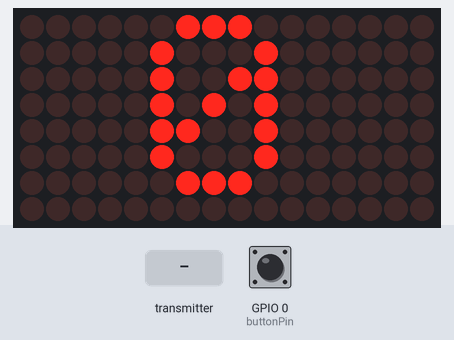
This sketch was run on a simulated ESP32. Shown: 16×8 LED matrix. The test bench sets the inputs (shaded band); at power-on: GPIO 0 (buttonPin) HIGH. What the sketch prints to the serial monitor is not drawn.

Above: at 2.6 s.
2.7 s: GPIO 0 (buttonPin) pulled LOW for 0.15 s
4.5 s: the transmitter starts sending nBusStop = 0
6.0 s: the transmitter starts sending nBusStop = 1024
Timing chart, 0 to 9.0 s (numbered marks = the images above; inputs shaded):
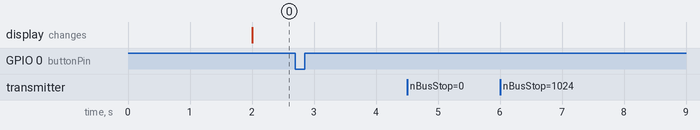

Measured:
- after the input at 2.7 s, every drawn part: stays the same
- after the input at 4.5 s, every drawn part: stays the same
- after the input at 6.0 s, every drawn part: stays the same

The sketch:

BusStopA.ino
```cpp
#include <MD_MAX72xx.h>
#include <MD_Parola.h>
#include <SPI.h>
#include <WiFi.h>
#include <esp_now.h>
////////////////////
#define MAX_DEVICES 2
#define CLK_PIN 18   // or SCK
#define DATA_PIN 23  // or MOSI
#define CS_PIN 5     // or SS

// Change this to work with your matrix - see video 1 you
// have 4 choices
#define HARDWARE_TYPE MD_MAX72XX::PAROLA_HW

MD_Parola P = MD_Parola(HARDWARE_TYPE, DATA_PIN, CLK_PIN,
                        CS_PIN, MAX_DEVICES);
int stop = 0;

uint8_t scrollSpeed = 25;  // default frame delay value
textEffect_t scrollEffect = PA_SCROLL_LEFT;
textPosition_t scrollAlign = PA_LEFT;
uint16_t scrollPause = 200;  // in milliseconds

#define BUF_SIZE 75
char curMessage[BUF_SIZE] = {""};
char newMessage[BUF_SIZE] = {"OUT OF SERVICE."};
bool newMessageAvailable = true;
char Buffer[3] =
    " ";  // create a buffer to hold the numbers

///////////////

uint8_t broadcastAddress[] = {0xEC, 0x64, 0xC9,
                              0x86, 0x13, 0xC0};

int flag = 0;
unsigned long dwTime;
unsigned long dwTimeLast;
bool service = true;
int nHalt = 0;
int nService = 0;
// bool notservice = false;
int initial = 0;

int nStopID = 2;         // unique ID of the operating stop
const int nBusNum = 1;   // total number of buses
const int nStopNum = 2;  // total number of stops
int rgEstimated[nBusNum];  // store in seconds
int rgScheduled[nStopNum][nStopNum] = {
    {100, 50}, {50, 100}};  // store in seconds
// int rgDirection[nBusNum];  //Direction of each bus
esp_now_peer_info_t peerInfo;

bool halt = false;
// bool nothalt = true;
int nShowTime = 0;

// MAC address of the receiver (bus)
uint8_t busMAC[] = {0xE8, 0x6B, 0xEA, 0xD4, 0x27, 0x7C};

// Structure to send data
typedef struct {
  bool buttonPressed;
} Message;

volatile bool button =
    false;  // Flag to indicate if the button is pressed

void IRAM_ATTR handleInterrupt() { button = true; }
int buttonPin = 0;

//////////////////////////////////////

// void UpdateInterrupt(int nBusIndex,int nStopIndex);
// int  UpdateEstimated();
// void SendRequest(int *retarr);

void send_data(const uint8_t *peer_addr,
               const uint8_t *data, size_t len) {
  esp_err_t result = esp_now_send(peer_addr, data, len);

  if (result == ESP_OK) {
    Serial.println("Sent with success");
  } else {
    Serial.println("Error sending the data");
  }
}

void UpdateInterrupt(int nBusIndex, int nBusStop,
                     int nStopID) {
  // On Interrupt update the scheduled times for the given
  // bus
  rgEstimated[nBusIndex] = rgScheduled[nBusStop][nStopID];
}

int UpdateEstimated() {
  // Decrementing the times and taking minm
  for (int nBusID = 0; nBusID < nBusNum; nBusID++) {
    rgEstimated[nBusID] = max(0, rgEstimated[nBusID] - 1);
  }
  int nMinm = rgEstimated[0];
  for (int nBusID = 0; nBusID < nBusNum; nBusID++) {
    nMinm = min(nMinm, rgEstimated[nBusID]);
  }
  return nMinm;
}

// Structure example to receive data
// Must match the sender structure
typedef struct struct_message {
  // float c;
  // bool d;
  String a;
  // int id;
  int nBusStop;
  int nBusIndex;
  int nDirection;
  // int from_where;
  // int Stop_or_start;
} struct_message;

// Create a struct_message called myData
struct_message Send_Data;
struct_message Recieve_Data;

// callback function that will be executed when data is
// received
void OnDataRecv(const uint8_t *mac,
                const uint8_t *incomingData, int len) {
  initial = 1;
  memcpy(&Recieve_Data, incomingData, sizeof(Recieve_Data));
  Serial.println("received");
  Serial.println(Recieve_Data.a);
  if (Recieve_Data.nBusStop != 0) {
    if (Recieve_Data.a == "BUS OOS") {
      service = false;
      nService = 0;
    } else if (Recieve_Data.a == "BUS NOOS") {
      service = true;
    } else if (Recieve_Data.a == "BUS HALTED") {
      halt = true;
      nHalt = 0;
    } else if (Recieve_Data.a == "BUS MOVING") {
      halt = false;
    } else {
      initial = 1;
      Serial.println("Bus Departing from other stop");
      if (Recieve_Data.nDirection == 0) {
        UpdateInterrupt(Recieve_Data.nBusIndex - 1,
                        Recieve_Data.nBusStop - 1,
                        nStopID - 1);
      } else {
        UpdateInterrupt(Recieve_Data.nBusIndex - 1,
                        nStopID - 1,
                        Recieve_Data.nBusStop - 1);
      }
    }
  }
  if (Recieve_Data.nBusStop == 0) {
    if (Recieve_Data.a == "BUS STOPPED!") {
      stop = 1;
      Serial.println("BUS ARRIVED!");
      // nothing
    } else if (Recieve_Data.a == "BUS STARTED!") {
      initial = 1;
      stop = 0;
      Serial.println("BUS DEPARTING!");
      Send_Data.a = "BusStop A";
      Send_Data.nBusStop = nStopID;
      Send_Data.nBusIndex = Recieve_Data.nBusIndex;
      Send_Data.nDirection = Recieve_Data.nDirection;
      // Send_Data.from_where=0;
      UpdateInterrupt(Recieve_Data.nBusIndex - 1,
                      nStopID - 1, nStopID - 1);
      // flag = 1;
      delay(1000);
      send_data(broadcastAddress, (uint8_t *)&Send_Data,
                sizeof(Send_Data));
      /*esp_err_t result = esp_now_send(broadcastAddress,
      (uint8_t *) &Send_Data, sizeof(Send_Data));

      if (result == ESP_OK) {
        Serial.println("Sent with success");
      }
      else {
      Serial.println("Error sending the data");
      }*/
    }

    else if (Recieve_Data.a == "BUS HALTED") {
      halt = true;
      nHalt = 0;
      Serial.println("BUS HALTED");
      Send_Data.a = "BUS HALTED";
      Send_Data.nBusStop = nStopID;
      Send_Data.nBusIndex = Recieve_Data.nBusIndex;
      Send_Data.nDirection = Recieve_Data.nDirection;
      send_data(broadcastAddress, (uint8_t *)&Send_Data,
                sizeof(Send_Data));
    } else if (Recieve_Data.a == "BUS MOVING") {
      halt = false;
      Serial.println("BUS MOVING");
      Send_Data.a = "BUS MOVING";
      Send_Data.nBusStop = nStopID;
      Send_Data.nBusIndex = Recieve_Data.nBusIndex;
      Send_Data.nDirection = Recieve_Data.nDirection;
      send_data(broadcastAddress, (uint8_t *)&Send_Data,
                sizeof(Send_Data));
    }

    else if (Recieve_Data.a == "BUS OOS") {
      service = false;
      nService = 0;
      Serial.println("BUS OOS");
      Send_Data.a = "BUS OOS";
      Send_Data.nBusStop = nStopID;
      Send_Data.nBusIndex = Recieve_Data.nBusIndex;
      Send_Data.nDirection = Recieve_Data.nDirection;
      send_data(broadcastAddress, (uint8_t *)&Send_Data,
                sizeof(Send_Data));

      /* esp_err_t result = esp_now_send(broadcastAddress,
       (uint8_t *) &Send_Data, sizeof(Send_Data));

       if (result == ESP_OK) {
         Serial.println("Sent with success");
       }
       else {
       Serial.println("Error sending the data");
       }*/
    } else {
      service = true;
      Serial.println("BUS NOOS");
      Send_Data.a = "BUS NOOS";
      Send_Data.nBusStop = nStopID;
      Send_Data.nBusIndex = Recieve_Data.nBusIndex;
      Send_Data.nDirection = Recieve_Data.nDirection;
      send_data(broadcastAddress, (uint8_t *)&Send_Data,
                sizeof(Send_Data));

      /*esp_err_t result = esp_now_send(broadcastAddress,
      (uint8_t *) &Send_Data, sizeof(Send_Data));

      if (result == ESP_OK) {
        Serial.println("Sent with success");
      }
      else {
      Serial.println("Error sending the data");
      }*/
    }
  }
}

void OnDataSent(const uint8_t *mac_addr,
                esp_now_send_status_t status) {
  Serial.print("\r\nLast Packet Send Status:\t");
  Serial.println(status == ESP_NOW_SEND_SUCCESS
                     ? "Delivery Success"
                     : "Delivery Fail");
}

void setup() {
  // Initialize Serial Monitor
  Serial.begin(115200);

  // Set device as a Wi-Fi Station
  WiFi.mode(WIFI_AP_STA);
  WiFi.softAP("BUS_STOP_B", NULL, 4);
  // Init ESP-NOW
  if (esp_now_init() != ESP_OK) {
    Serial.println("Error initializing ESP-NOW");
    return;
  }
  memcpy(peerInfo.peer_addr, broadcastAddress, 6);
  peerInfo.channel = 4;
  peerInfo.encrypt = false;
  if (esp_now_add_peer(&peerInfo) != ESP_OK) {
    Serial.println("Failed to add peer");
    return;
  }

  // Once ESPNow is successfully Init, we will register for
  // recv CB to get recv packer info
  esp_now_register_recv_cb(OnDataRecv);
  esp_now_register_send_cb(OnDataSent);

  ///////////////////////////////////////////////////////////////

  pinMode(buttonPin, INPUT_PULLUP);
  attachInterrupt(digitalPinToInterrupt(buttonPin),
                  handleInterrupt, FALLING);

  // Define and add the peer (the bus ESP32)
  esp_now_peer_info_t bus_peer;
  memset(&bus_peer, 0,
         sizeof(bus_peer));  // Clear peer structure
  memcpy(bus_peer.peer_addr, busMAC,
         6);                 // Set peer MAC address
  bus_peer.channel = 4;      // Use default channel
  bus_peer.encrypt = false;  // No encryption
  if (esp_now_add_peer(&bus_peer) != ESP_OK) {
    Serial.println("Failed to add peer");
    return;
  }

  /////////////////////////////////////////////////////////////////

  ////
  P.begin();
  P.setIntensity(1);  // keep it 3 or below as we are
                      // powering off the chip/usb
  P.displayText(Buffer, PA_CENTER, 0, 0, PA_PRINT,
                PA_NO_EFFECT);
  ////

  dwTimeLast = millis();
}

void scroll() {
  if (P.displayAnimate()) {
    P.displayText(newMessage, scrollAlign, scrollSpeed,
                  scrollPause, scrollEffect, scrollEffect);
    P.displayReset();
  }
}

void loop() {
  if (button == true) {  // If the boot button is pressed
    Message msg;
    msg.buttonPressed = true;
    esp_err_t result =
        esp_now_send(busMAC, (uint8_t *)&msg, sizeof(msg));

    if (result == ESP_OK) {
      Serial.println("Sent with success");
    } else {
      Serial.println("Error sending the data");
    }
    delay(100);  // Debounce delay
    button = false;
  }

  //////////////////////////////////////////////////////////////////////////////////////

  if (!halt) {
    nShowTime = UpdateEstimated();

    Serial.println(nShowTime);
    if (P.displayAnimate()) {
      int s = (nShowTime / 60) + 1;
      sprintf(Buffer, "%01d",
              nShowTime);  // the number "1" is the number
                           // of digits that you want always
                           // shown on the screen for this
                           // font we can have 5
      P.displayText(Buffer, PA_CENTER, 0, 0, PA_PRINT,
                    PA_NO_EFFECT);
    }

    delay(1000);
  }

  else {
    if (nHalt == 0) {
      Serial.println("BUS HALTED IN BETWEEN");
      nHalt = 1;
    }
    if (!service) {
      if (nService == 0) {
        Serial.println("BUS OUT OF SERVICE");
        if (P.displayAnimate()) {
          P.displayText("OOS", PA_CENTER, 0, 0, PA_PRINT,
                        PA_NO_EFFECT);

          P.displayReset();
        }

        nService = 1;
      }
    }
  }
}
```
